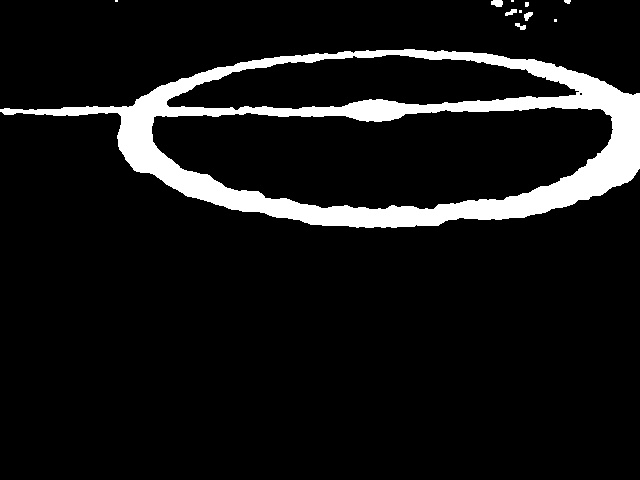
#> input picture thresh.jpg, 640 x 480 px
$ python ellipsfind.py   (older library calls are emulated)
#> lines starting #> are read from the running program, lines starting #| are printed output that depends on the picture; after the words box and inside, x2 and y2 are one past the last pixel; in counts of white or black regions, pixels touching at a corner belong together
import cv2 as cv
import numpy as np

gambar = cv.imread('thresh.jpg')
#> gambar is the input picture: shape (480, 640, 3); min 0, max 255, mean 22

gambar = cv.cvtColor(gambar, cv.COLOR_BGR2GRAY)
#> gambar: shape (480, 640)

im2, contours, hierarchy = cv.findContours(gambar, cv.RETR_TREE, cv.CHAIN_APPROX_SIMPLE)
#> contours = 816 contours, 786 with area under 20; largest, box (x1, y1, x2, y2) and area: (0, 48, 640, 232) 76754, (151, 106, 613, 210) 34432, (172, 54, 570, 111) 14052, (504, 0, 536, 32) 434, (488, 0, 506, 8) 70

# print(len(contours))
cv.drawContours(gambar, contours, -1, (255,255,255), 2)
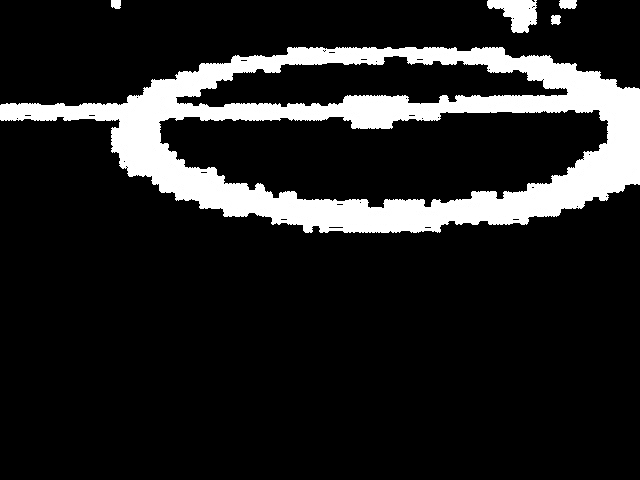
#> gambar: shape (480, 640); min 0, max 255, mean 34.7

cv.imshow('ellips', gambar)

cv.waitKey(0)
